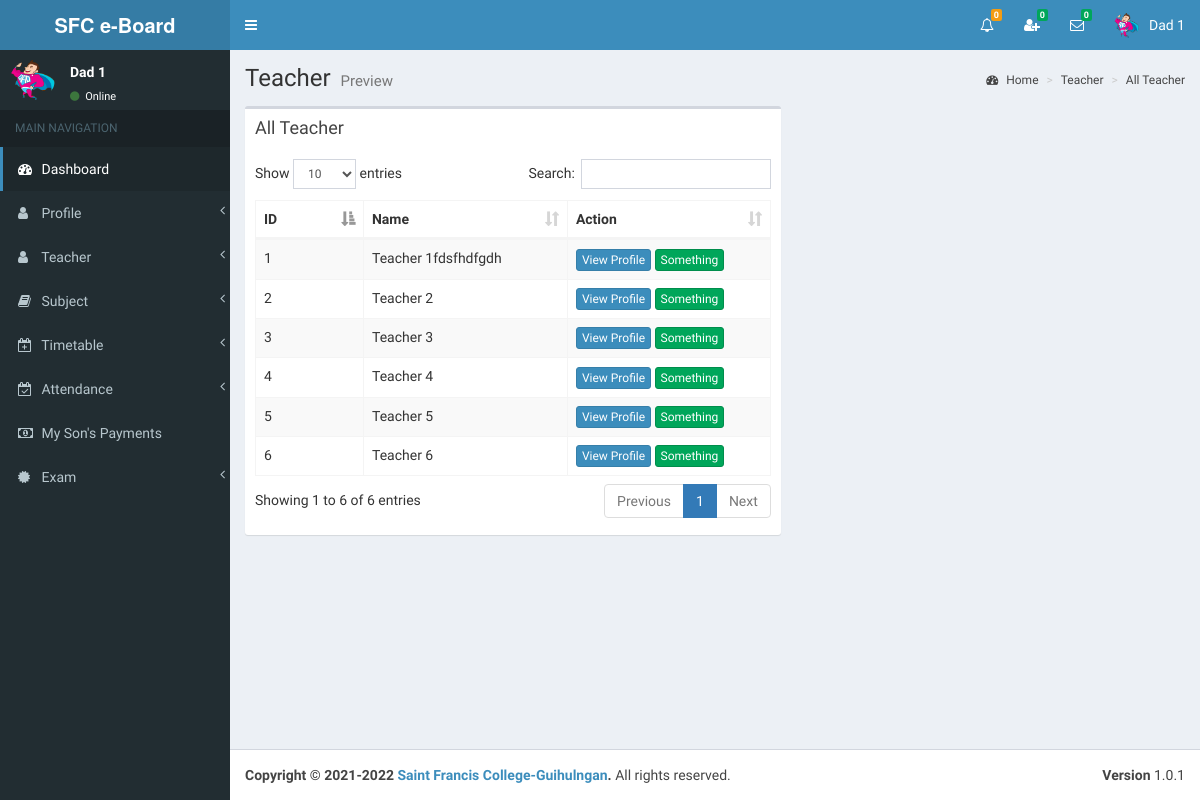
Before: /view/all_teacher3.php (signed in) with the older database file.
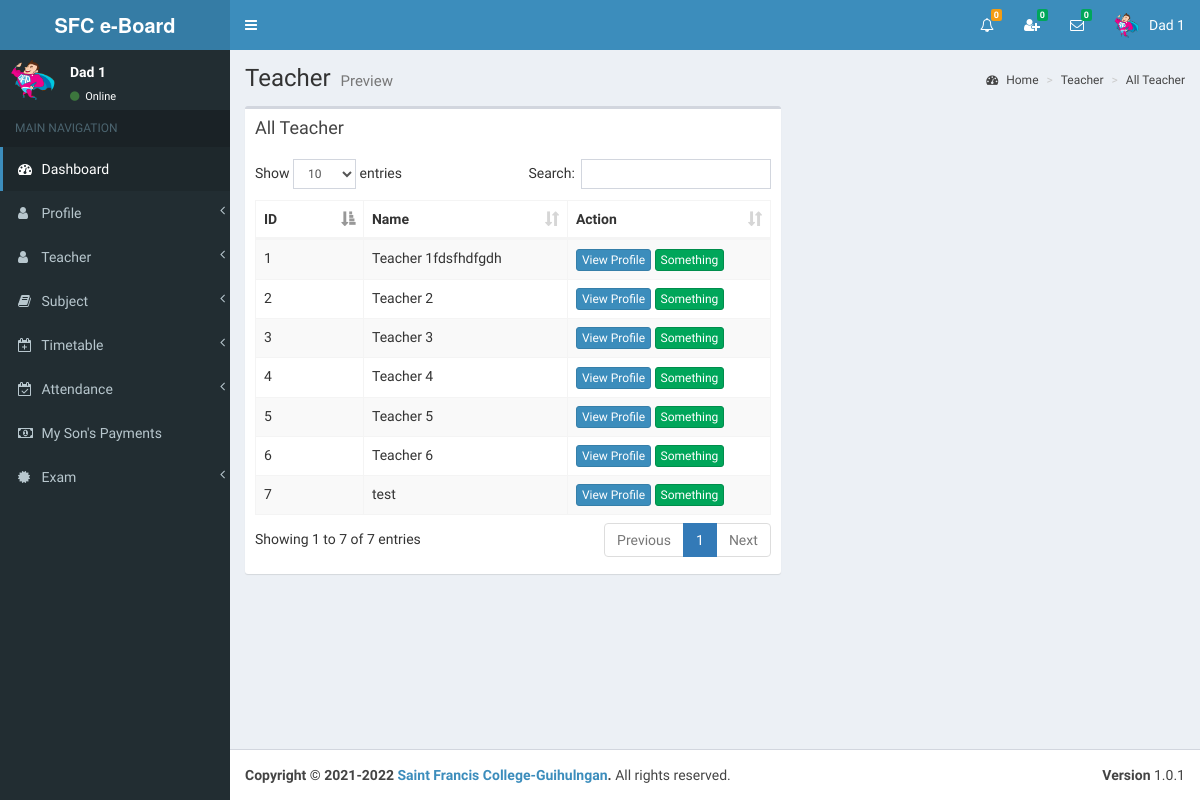
After: the same page with the newer database file.
### tables this page shows
CREATE TABLE `teacher` (
  `id` int(11) NOT NULL,
  `first_name` varchar(255) NOT NULL,
  `middle_name` varchar(255) DEFAULT NULL,
  `last_name` varchar(255) NOT NULL,
  `full_name` varchar(255) NOT NULL,
  `i_name` varchar(255) NOT NULL,
  `gender` varchar(255) NOT NULL,
  `address` varchar(255) NOT NULL,
  `phone` varchar(255) NOT NULL,
  `email` varchar(255) NOT NULL,
  `image_name` varchar(255) NOT NULL,
  `index_number` bigint(11) NOT NULL,
  `reg_date` date NOT NULL
);

### view/all_teacher3.php (the view, shortened to what this page needs)
<?php include_once('head.php'); ?>
<?php include_once('header_parents.php'); ?>
<?php include_once('sidebar3.php'); ?>
<div class="content-wrapper">
    <section class="content-header">
    	<h1>
        	Teacher
        	<small>Preview</small>
        </h1>
        <ol class="breadcrumb">
        	<li><a href="#"><i class="fa fa-dashboard"></i> Home</a></li>
            <li><a href="#">Teacher</a></li>
            <li><a href="#">All Teacher</a></li>
    	</ol>
	</section>
    <section class="content" >
        <div class="row" id="table1">
            <div class="col-md-7">
                <div class="box">
                    <div class="box-header">
                        <h3 class="box-title">All Teacher</h3>
                    </div>
                    <div class="box-body table-responsive">
                        <table id="example1" class="table table-bordered table-striped">
                            <thead>
                                <th class="col-md-1">ID</th>
                                <th class="col-md-2">Name</th>
                                <th class="col-md-2">Action</th>
                            </thead>
                            <tbody>
<?php
include_once('../controller/config.php');
$sql="SELECT * FROM teacher";
$result=mysqli_query($conn,$sql);
$count = 0;
if(mysqli_num_rows($result) > 0){
	while($row=mysqli_fetch_assoc($result)){
    	$count++;
?>
                                <tr>
                                    <td><?php echo $count; ?></td>
                                    <td id="td1_<?php echo $row['id']; ?>"><?php echo $row['i_name']; ?></td>
                                    <td>
<a href="#" onClick="showTeacher(this)" class="btn btn-primary btn-xs"  data-id="<?php echo $row["index_number"]; ?>">View Profile</a>
<a href="#" onClick="addSalary(this)" class="btn btn-success btn-xs"  data-id="<?php echo $row["index_number"]; ?>">Something</a>
                                    </td>
                                </tr>
<?php } } ?>
                            </tbody>
                        </table>
                	</div>
                </div>
            </div>
        </div>
    </section>
</div>
<?php include_once('footer.php');?>

Changed rows visible on the page:
added teacher: i_name "test"
Other visible differences:
text written by a page script: "Show entries Search: Showing 1 to 6 of 6 entries Previous 1 Next" → "Show entries Search: Showing 1 to 7 of 7 entries Previous 1 Next"
